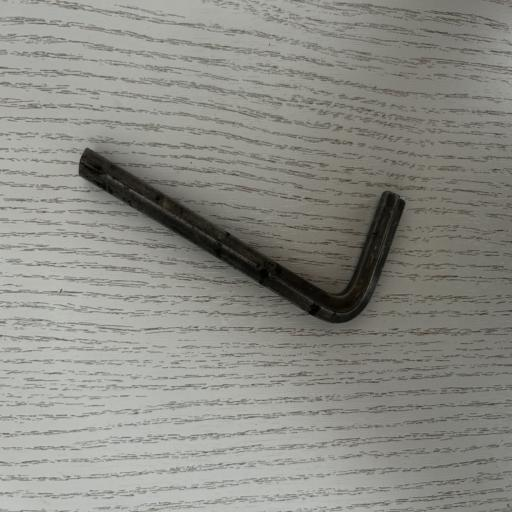
#> input picture benchmark_images/legno_brugola_69.jpg, 512 x 512 px; its folder holds 4 pictures in this run
$ python main-v2.py   (older library calls are emulated)
#> lines starting #> are read from the running program, lines starting #| are printed output that depends on the picture
### script_utili.py
import cv2
import numpy as np
import os

# [9 lines left out: functions gaussian_filter, hsv_filter, not called in this run]

def ycbcr_filter(img):
    # Convert to YCrCb color space and separate the Y channel
    ycbcr = cv2.cvtColor(img, cv2.COLOR_BGR2YCrCb)
    return [ycbcr[:,:,0], ycbcr[:,:,1], ycbcr[:,:,2]]

def binarize(img):
    # Threshold the image
    ret, binary = cv2.threshold(img, 0, 255, cv2.THRESH_BINARY+cv2.THRESH_OTSU)
    return binary

# [5 lines left out: function histogram_equalization, not called in this run]

#apply a dilate filter to the image to make the white lines more visible using a disk of radius 3
def dilate_filter(img,kernel):
    dilation = cv2.dilate(img,kernel,iterations = 1)
    return dilation

def erode_filter(img,kernel):
    closing = cv2.erode(img, kernel,iterations=1)
    return closing

# [24 lines left out: function shadow_removal, not called in this run]

def alpha_trimmed(image,kernel=7):
    tmp = np.copy(image)
    for x in range(0,len(tmp)-kernel,kernel):
        for y in range(0,len(tmp[0])-kernel,kernel):
            textel = tmp[x:x+kernel,y:y+kernel]
            textel = np.sort(textel,axis=None)
            textel = textel[1:-1]
            tmp[x:x+kernel,y:y+kernel] = np.mean(textel)
    return tmp

def load_images_from_folder(folder):
    images = []
    for filename in os.listdir(folder):
        img = cv2.imread(os.path.join(folder,filename))
        if img is not None:
            images.append(img)
    return images

### main-v2.py
import os
import csv
import math
import matplotlib.pyplot as plt
from skimage.io import imread
from skimage.filters import gaussian
from sklearn.cluster import KMeans
from skimage import data
import cv2
from compute import *
from PIL import Image
from script_utili import *

t_size = 9
t_step = math.floor(t_size-2)
functions = [
    get_mean,
    get_stdev,
    #get_LBP
]
result = []
titles = []
path = './benchmark_images/'
images_title = os.listdir(path)
for title in images_title:
    text,obj,num = title.split('_')
    titles.append(text+'_'+obj)

def cluster(out, rows, cols):
    label = KMeans(n_clusters=2, n_init="auto").fit(out).labels_
    return label.reshape(rows,cols)

def plot(images, titles):
    dim = math.ceil(math.sqrt(len(images)))
    figure, axes = plt.subplots(dim, dim, sharex=True, sharey=True)
    axs = axes.ravel()
    for i in range(0, len(images)):
        axs[i].imshow(images[i], cmap="gray")
        axs[i].set_title(titles[i])
    plt.show()

def sobel(image):
    sobel_x = (cv2.Sobel(image, cv2.CV_32F, 1, 0, ksize=9))
    sobel_y = (cv2.Sobel(image, cv2.CV_32F, 0, 1, ksize=9))
    image = np.sqrt(np.square(sobel_x) + np.square(sobel_y))
    return image

def  normalize(image):
    min_val, max_val, _, _ = cv2.minMaxLoc(image)
    image_norm = ((image - min_val) / (max_val - min_val)) * 255
    # Converte l'immagine normalizzata in formato 8u
    image_8u = np.uint8(image_norm)
    return image_8u

def compute(img):
    image = alpha_trimmed(img,7)
    image = cv2.Canny(image, 35, 200)
    #image = sobel(image)
    image = normalize(image)
    image = binarize(image)
    return image


if __name__ == '__main__':
    image_list = load_images_from_folder(path)
#> in load_images_from_folder, img is the input picture: shape (512, 512, 3); mean B, G, R 133.6, 139.9, 139.8
    kernel = cv2.getStructuringElement(cv2.MORPH_ELLIPSE, (3,3))
    for image in image_list:
        print(f"Processing image {len(result)+1}/{len(image_list)}...", end="\r")
        image = ycbcr_filter(image)[0]
        image = compute(image)

        # applica un filtro di Sobel per individuare i bordi dell'immagine
        #out, rows, cols = compute_local_descriptor(image, t_size, t_step, functions)
        #image = cluster(out, rows, cols)
        result.append(image)
#> this loop made 4 passes
#> pass 1, in compute, `image = alpha_trimmed(img,7)`:
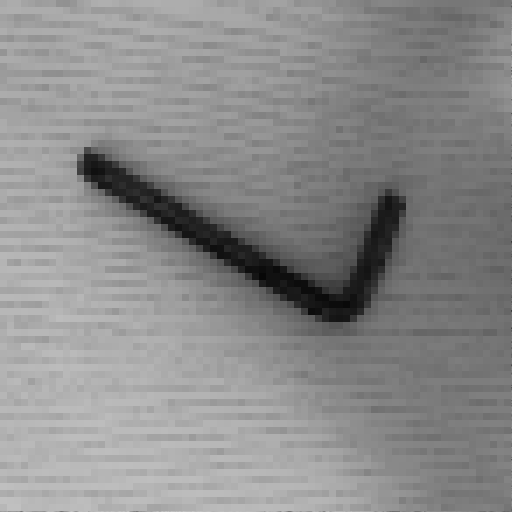
#> image: shape (512, 512); min 7, max 197, mean 138.9
#> pass 1, in compute, `image = cv2.Canny(image, 35, 200)`:
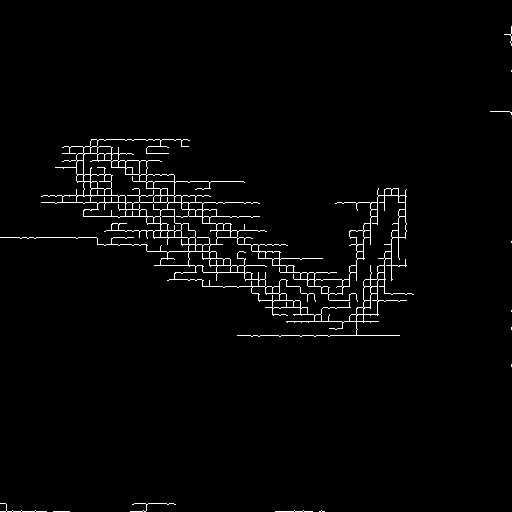
#> image: shape (512, 512); 2.2% white in thin lines or dots

    plot(result,titles)
#> in plot, `plt.show()`:
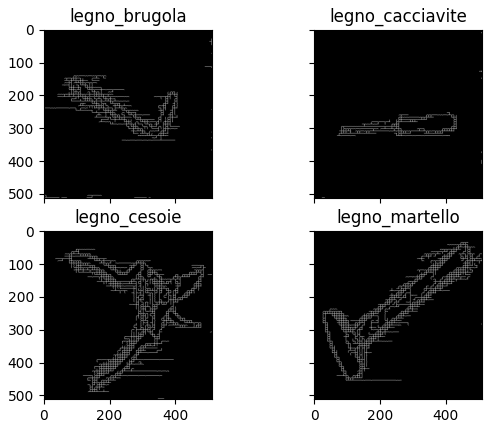
#> figure drawn by matplotlib, 4 panels
